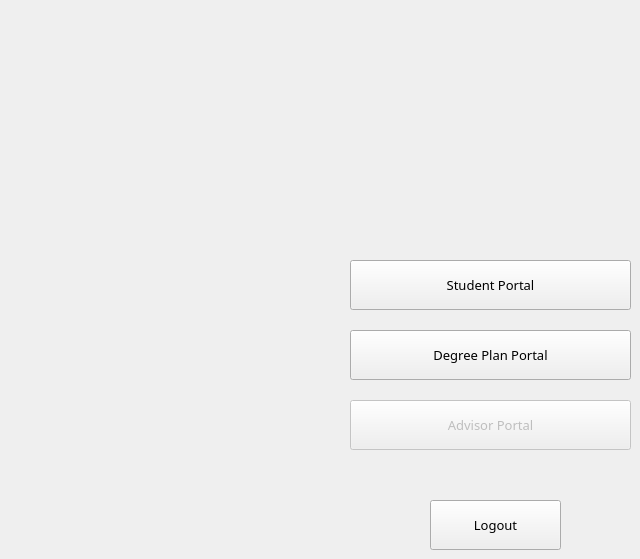
    <widget class="QWidget" name="MainPage">
     <widget class="QPushButton" name="DegreePlanPortalButton1">
      <property name="geometry">
       <rect>
        <x>350</x>
        <y>330</y>
        <width>281</width>
        <height>50</height>
       </rect>
      </property>
      <property name="font">
       <font>
        <family>Century Gothic</family>
        <pointsize>10</pointsize>
        <weight>50</weight>
        <italic>false</italic>
        <bold>false</bold>
       </font>
      </property>
      <property name="styleSheet">
       <string notr="true"/>
      </property>
      <property name="text">
       <string>Degree Plan Portal</string>
      </property>
     </widget>
     <widget class="QPushButton" name="studentPortalButton1">
      <property name="geometry">
       <rect>
        <x>350</x>
        <y>260</y>
        <width>281</width>
        <height>50</height>
       </rect>
      </property>
      <property name="font">
       <font>
        <family>Century Gothic</family>
        <pointsize>10</pointsize>
        <weight>50</weight>
        <italic>false</italic>
        <bold>false</bold>
       </font>
      </property>
      <property name="styleSheet">
       <string notr="true"/>
      </property>
      <property name="text">
       <string>Student Portal</string>
      </property>
     </widget>
     <widget class="QPushButton" name="instructorPortalButton1">
      <property name="enabled">
       <bool>false</bool>
      </property>
      <property name="geometry">
       <rect>
        <x>350</x>
        <y>400</y>
        <width>281</width>
        <height>50</height>
       </rect>
      </property>
      <property name="font">
       <font>
        <family>Century Gothic</family>
        <pointsize>10</pointsize>
        <weight>50</weight>
        <italic>false</italic>
        <bold>false</bold>
       </font>
      </property>
      <property name="styleSheet">
       <string notr="true"/>
      </property>
      <property name="text">
       <string>Advisor Portal</string>
      </property>
     </widget>
     <widget class="QLabel" name="schoolLogo2">
      <property name="geometry">
       <rect>
        <x>400</x>
        <y>50</y>
        <width>181</width>
        <height>181</height>
       </rect>
      </property>
      <property name="font">
       <font>
        <family>Ubuntu</family>
        <pointsize>14</pointsize>
        <weight>3</weight>
        <italic>false</italic>
        <bold>false</bold>
       </font>
      </property>
      <property name="styleSheet">
       <string notr="true">border-radius: 65px;
color: rgb(3, 127, 122);
font: 25 14pt &quot;Ubuntu&quot;;</string>
      </property>
      <property name="text">
       <string/>
      </property>
      <property name="pixmap">
       <pixmap>img/school.png</pixmap>
      </property>
      <property name="scaledContents">
       <bool>true</bool>
      </property>
      <property name="alignment">
       <set>Qt::AlignCenter</set>
      </property>
     </widget>
     <widget class="QPushButton" name="logoutBtnMainPage">
      <property name="geometry">
       <rect>
        <x>430</x>
        <y>500</y>
        <width>131</width>
        <height>50</height>
       </rect>
      </property>
      <property name="font">
       <font>
        <family>Century Gothic</family>
        <pointsize>10</pointsize>
        <weight>50</weight>
        <italic>false</italic>
        <bold>false</bold>
       </font>
      </property>
      <property name="styleSheet">
       <string notr="true"/>
      </property>
      <property name="text">
       <string>Logout</string>
      </property>
     </widget>
    </widget>
